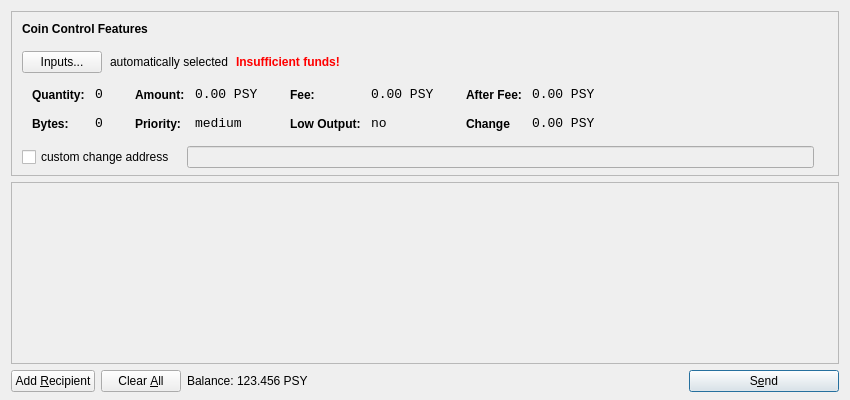
<?xml version="1.0" encoding="UTF-8"?>
<ui version="4.0">
 <class>SendCoinsDialog</class>
 <widget class="QDialog" name="SendCoinsDialog">
  <property name="geometry">
   <rect>
    <x>0</x>
    <y>0</y>
    <width>850</width>
    <height>400</height>
   </rect>
  </property>
  <property name="windowTitle">
   <string>Send Coins</string>
  </property>
  <layout class="QVBoxLayout" name="verticalLayout" stretch="0,1,0">
   <property name="bottomMargin">
    <number>8</number>
   </property>
   <item>
    <widget class="QFrame" name="frameCoinControl">
     <property name="sizePolicy">
      <sizepolicy hsizetype="Expanding" vsizetype="Expanding">
       <horstretch>0</horstretch>
       <verstretch>0</verstretch>
      </sizepolicy>
     </property>
     <property name="maximumSize">
      <size>
       <width>16777215</width>
       <height>16777215</height>
      </size>
     </property>
     <property name="frameShape">
      <enum>QFrame::StyledPanel</enum>
     </property>
     <property name="frameShadow">
      <enum>QFrame::Sunken</enum>
     </property>
     <layout class="QVBoxLayout" name="verticalLayoutCoinControl2">
      <property name="spacing">
       <number>6</number>
      </property>
      <property name="leftMargin">
       <number>0</number>
      </property>
      <property name="topMargin">
       <number>0</number>
      </property>
      <property name="rightMargin">
       <number>0</number>
      </property>
      <property name="bottomMargin">
       <number>6</number>
      </property>
      <item>
       <layout class="QVBoxLayout" name="verticalLayoutCoinControl" stretch="0,0,0,0,1">
        <property name="spacing">
         <number>0</number>
        </property>
        <property name="leftMargin">
         <number>10</number>
        </property>
        <property name="topMargin">
         <number>10</number>
        </property>
        <item>
         <layout class="QHBoxLayout" name="horizontalLayoutCoinControl1">
          <property name="bottomMargin">
           <number>15</number>
          </property>
          <item>
           <widget class="QLabel" name="labelCoinControlFeatures">
            <property name="sizePolicy">
             <sizepolicy hsizetype="Preferred" vsizetype="Maximum">
              <horstretch>0</horstretch>
              <verstretch>0</verstretch>
             </sizepolicy>
            </property>
            <property name="font">
             <font>
              <weight>75</weight>
              <bold>true</bold>
             </font>
            </property>
            <property name="styleSheet">
             <string notr="true">font-weight:bold;</string>
            </property>
            <property name="text">
             <string>Coin Control Features</string>
            </property>
           </widget>
          </item>
         </layout>
        </item>
        <item>
         <layout class="QHBoxLayout" name="horizontalLayoutCoinControl2" stretch="0,0,0,0">
          <property name="spacing">
           <number>8</number>
          </property>
          <property name="bottomMargin">
           <number>10</number>
          </property>
          <item>
           <widget class="QPushButton" name="pushButtonCoinControl">
            <property name="styleSheet">
             <string notr="true"/>
            </property>
            <property name="text">
             <string>Inputs...</string>
            </property>
           </widget>
          </item>
          <item>
           <widget class="QLabel" name="labelCoinControlAutomaticallySelected">
            <property name="text">
             <string>automatically selected</string>
            </property>
            <property name="margin">
             <number>5</number>
            </property>
           </widget>
          </item>
          <item>
           <widget class="QLabel" name="labelCoinControlInsuffFunds">
            <property name="font">
             <font>
              <weight>75</weight>
              <bold>true</bold>
             </font>
            </property>
            <property name="styleSheet">
             <string notr="true">color:red;font-weight:bold;</string>
            </property>
            <property name="text">
             <string>Insufficient funds!</string>
            </property>
            <property name="margin">
             <number>5</number>
            </property>
           </widget>
          </item>
          <item>
           <spacer name="horizontalSpacerCoinControl">
            <property name="orientation">
             <enum>Qt::Horizontal</enum>
            </property>
            <property name="sizeHint" stdset="0">
             <size>
              <width>40</width>
              <height>1</height>
             </size>
            </property>
           </spacer>
          </item>
         </layout>
        </item>
        <item>
         <widget class="QWidget" name="widgetCoinControl" native="true">
          <property name="sizePolicy">
           <sizepolicy hsizetype="Preferred" vsizetype="Preferred">
            <horstretch>0</horstretch>
            <verstretch>0</verstretch>
           </sizepolicy>
          </property>
          <property name="minimumSize">
           <size>
            <width>0</width>
            <height>0</height>
           </size>
          </property>
          <property name="styleSheet">
           <string notr="true"/>
          </property>
          <layout class="QHBoxLayout" name="horizontalLayoutCoinControl5">
           <property name="margin">
            <number>0</number>
           </property>
           <item>
            <layout class="QHBoxLayout" name="horizontalLayoutCoinControl3" stretch="0,0,0,1">
             <property name="spacing">
              <number>20</number>
             </property>
             <property name="topMargin">
              <number>0</number>
             </property>
             <property name="bottomMargin">
              <number>10</number>
             </property>
             <item>
              <layout class="QFormLayout" name="formLayoutCoinControl1">
               <property name="horizontalSpacing">
                <number>10</number>
               </property>
               <property name="verticalSpacing">
                <number>14</number>
               </property>
               <property name="leftMargin">
                <number>10</number>
               </property>
               <property name="topMargin">
                <number>4</number>
               </property>
               <property name="rightMargin">
                <number>6</number>
               </property>
               <item row="0" column="0">
                <widget class="QLabel" name="labelCoinControlQuantityText">
                 <property name="styleSheet">
                  <string notr="true">font-weight:bold;</string>
                 </property>
                 <property name="text">
                  <string>Quantity:</string>
                 </property>
                 <property name="margin">
                  <number>0</number>
                 </property>
                </widget>
               </item>
               <item row="0" column="1">
                <widget class="QLabel" name="labelCoinControlQuantity">
                 <property name="font">
                  <font>
                   <family>Monospace</family>
                   <pointsize>10</pointsize>
                  </font>
                 </property>
                 <property name="cursor">
                  <cursorShape>IBeamCursor</cursorShape>
                 </property>
                 <property name="contextMenuPolicy">
                  <enum>Qt::ActionsContextMenu</enum>
                 </property>
                 <property name="text">
                  <string>0</string>
                 </property>
                 <property name="margin">
                  <number>0</number>
                 </property>
                 <property name="textInteractionFlags">
                  <set>Qt::LinksAccessibleByMouse|Qt::TextSelectableByKeyboard|Qt::TextSelectableByMouse</set>
                 </property>
                </widget>
               </item>
               <item row="1" column="0">
                <widget class="QLabel" name="labelCoinControlBytesText">
                 <property name="styleSheet">
                  <string notr="true">font-weight:bold;</string>
                 </property>
                 <property name="text">
                  <string>Bytes:</string>
                 </property>
                </widget>
               </item>
               <item row="1" column="1">
                <widget class="QLabel" name="labelCoinControlBytes">
                 <property name="font">
                  <font>
                   <family>Monospace</family>
                   <pointsize>10</pointsize>
                  </font>
                 </property>
                 <property name="cursor">
                  <cursorShape>IBeamCursor</cursorShape>
                 </property>
                 <property name="contextMenuPolicy">
                  <enum>Qt::ActionsContextMenu</enum>
                 </property>
                 <property name="text">
                  <string>0</string>
                 </property>
                 <property name="textInteractionFlags">
                  <set>Qt::LinksAccessibleByMouse|Qt::TextSelectableByKeyboard|Qt::TextSelectableByMouse</set>
                 </property>
                </widget>
               </item>
              </layout>
             </item>
             <item>
              <layout class="QFormLayout" name="formLayoutCoinControl2">
               <property name="horizontalSpacing">
                <number>10</number>
               </property>
               <property name="verticalSpacing">
                <number>14</number>
               </property>
               <property name="leftMargin">
                <number>6</number>
               </property>
               <property name="topMargin">
                <number>4</number>
               </property>
               <property name="rightMargin">
                <number>6</number>
               </property>
               <item row="0" column="0">
                <widget class="QLabel" name="labelCoinControlAmountText">
                 <property name="styleSheet">
                  <string notr="true">font-weight:bold;</string>
                 </property>
                 <property name="text">
                  <string>Amount:</string>
                 </property>
                 <property name="margin">
                  <number>0</number>
                 </property>
                </widget>
               </item>
               <item row="0" column="1">
                <widget class="QLabel" name="labelCoinControlAmount">
                 <property name="font">
                  <font>
                   <family>Monospace</family>
                   <pointsize>10</pointsize>
                  </font>
                 </property>
                 <property name="cursor">
                  <cursorShape>IBeamCursor</cursorShape>
                 </property>
                 <property name="contextMenuPolicy">
                  <enum>Qt::ActionsContextMenu</enum>
                 </property>
                 <property name="text">
                  <string>0.00 PSY</string>
                 </property>
                 <property name="textInteractionFlags">
                  <set>Qt::LinksAccessibleByMouse|Qt::TextSelectableByKeyboard|Qt::TextSelectableByMouse</set>
                 </property>
                </widget>
               </item>
               <item row="1" column="0">
                <widget class="QLabel" name="labelCoinControlPriorityText">
                 <property name="styleSheet">
                  <string notr="true">font-weight:bold;</string>
                 </property>
                 <property name="text">
                  <string>Priority:</string>
                 </property>
                </widget>
               </item>
               <item row="1" column="1">
                <widget class="QLabel" name="labelCoinControlPriority">
                 <property name="font">
                  <font>
                   <family>Monospace</family>
                   <pointsize>10</pointsize>
                  </font>
                 </property>
                 <property name="cursor">
                  <cursorShape>IBeamCursor</cursorShape>
                 </property>
                 <property name="contextMenuPolicy">
                  <enum>Qt::ActionsContextMenu</enum>
                 </property>
                 <property name="text">
                  <string>medium</string>
                 </property>
                 <property name="textInteractionFlags">
                  <set>Qt::LinksAccessibleByMouse|Qt::TextSelectableByKeyboard|Qt::TextSelectableByMouse</set>
                 </property>
                </widget>
               </item>
              </layout>
             </item>
             <item>
              <layout class="QFormLayout" name="formLayoutCoinControl3">
               <property name="horizontalSpacing">
                <number>10</number>
               </property>
               <property name="verticalSpacing">
                <number>14</number>
               </property>
               <property name="leftMargin">
                <number>6</number>
               </property>
               <property name="topMargin">
                <number>4</number>
               </property>
               <property name="rightMargin">
                <number>6</number>
               </property>
               <item row="0" column="0">
                <widget class="QLabel" name="labelCoinControlFeeText">
                 <property name="styleSheet">
                  <string notr="true">font-weight:bold;</string>
                 </property>
                 <property name="text">
                  <string>Fee:</string>
                 </property>
                 <property name="margin">
                  <number>0</number>
                 </property>
                </widget>
               </item>
               <item row="0" column="1">
                <widget class="QLabel" name="labelCoinControlFee">
                 <property name="font">
                  <font>
                   <family>Monospace</family>
                   <pointsize>10</pointsize>
                  </font>
                 </property>
                 <property name="cursor">
                  <cursorShape>IBeamCursor</cursorShape>
                 </property>
                 <property name="contextMenuPolicy">
                  <enum>Qt::ActionsContextMenu</enum>
                 </property>
                 <property name="text">
                  <string>0.00 PSY</string>
                 </property>
                 <property name="textInteractionFlags">
                  <set>Qt::LinksAccessibleByMouse|Qt::TextSelectableByKeyboard|Qt::TextSelectableByMouse</set>
                 </property>
                </widget>
               </item>
               <item row="1" column="0">
                <widget class="QLabel" name="labelCoinControlLowOutputText">
                 <property name="styleSheet">
                  <string notr="true">font-weight:bold;</string>
                 </property>
                 <property name="text">
                  <string>Low Output:</string>
                 </property>
                </widget>
               </item>
               <item row="1" column="1">
                <widget class="QLabel" name="labelCoinControlLowOutput">
                 <property name="font">
                  <font>
                   <family>Monospace</family>
                   <pointsize>10</pointsize>
                  </font>
                 </property>
                 <property name="cursor">
                  <cursorShape>IBeamCursor</cursorShape>
                 </property>
                 <property name="contextMenuPolicy">
                  <enum>Qt::ActionsContextMenu</enum>
                 </property>
                 <property name="text">
                  <string>no</string>
                 </property>
                 <property name="textInteractionFlags">
                  <set>Qt::LinksAccessibleByMouse|Qt::TextSelectableByKeyboard|Qt::TextSelectableByMouse</set>
                 </property>
                </widget>
               </item>
              </layout>
             </item>
             <item>
              <layout class="QFormLayout" name="formLayoutCoinControl4">
               <property name="horizontalSpacing">
                <number>10</number>
               </property>
               <property name="verticalSpacing">
                <number>14</number>
               </property>
               <property name="leftMargin">
                <number>6</number>
               </property>
               <property name="topMargin">
                <number>4</number>
               </property>
               <property name="rightMargin">
                <number>6</number>
               </property>
               <item row="0" column="0">
                <widget class="QLabel" name="labelCoinControlAfterFeeText">
                 <property name="styleSheet">
                  <string notr="true">font-weight:bold;</string>
                 </property>
                 <property name="text">
                  <string>After Fee:</string>
                 </property>
                 <property name="margin">
                  <number>0</number>
                 </property>
                </widget>
               </item>
               <item row="0" column="1">
                <widget class="QLabel" name="labelCoinControlAfterFee">
                 <property name="font">
                  <font>
                   <family>Monospace</family>
                   <pointsize>10</pointsize>
                  </font>
                 </property>
                 <property name="cursor">
                  <cursorShape>IBeamCursor</cursorShape>
                 </property>
                 <property name="contextMenuPolicy">
                  <enum>Qt::ActionsContextMenu</enum>
                 </property>
                 <property name="text">
                  <string>0.00 PSY</string>
                 </property>
                 <property name="textInteractionFlags">
                  <set>Qt::LinksAccessibleByMouse|Qt::TextSelectableByKeyboard|Qt::TextSelectableByMouse</set>
                 </property>
                </widget>
               </item>
               <item row="1" column="0">
                <widget class="QLabel" name="labelCoinControlChangeText">
                 <property name="styleSheet">
                  <string notr="true">font-weight:bold;</string>
                 </property>
                 <property name="text">
                  <string>Change</string>
                 </property>
                </widget>
               </item>
               <item row="1" column="1">
                <widget class="QLabel" name="labelCoinControlChange">
                 <property name="font">
                  <font>
                   <family>Monospace</family>
                   <pointsize>10</pointsize>
                  </font>
                 </property>
                 <property name="cursor">
                  <cursorShape>IBeamCursor</cursorShape>
                 </property>
                 <property name="contextMenuPolicy">
                  <enum>Qt::ActionsContextMenu</enum>
                 </property>
                 <property name="text">
                  <string>0.00 PSY</string>
                 </property>
                 <property name="textInteractionFlags">
                  <set>Qt::LinksAccessibleByMouse|Qt::TextSelectableByKeyboard|Qt::TextSelectableByMouse</set>
                 </property>
                </widget>
               </item>
              </layout>
             </item>
            </layout>
           </item>
          </layout>
         </widget>
        </item>
        <item>
         <layout class="QHBoxLayout" name="horizontalLayoutCoinControl4" stretch="0,0,0">
          <property name="spacing">
           <number>12</number>
          </property>
          <property name="sizeConstraint">
           <enum>QLayout::SetDefaultConstraint</enum>
          </property>
          <property name="topMargin">
           <number>5</number>
          </property>
          <property name="rightMargin">
           <number>5</number>
          </property>
          <item>
           <widget class="QCheckBox" name="checkBoxCoinControlChange">
            <property name="text">
             <string>custom change address</string>
            </property>
           </widget>
          </item>
          <item>
           <widget class="QLineEdit" name="lineEditCoinControlChange">
            <property name="enabled">
             <bool>false</bool>
            </property>
            <property name="sizePolicy">
             <sizepolicy hsizetype="Expanding" vsizetype="Fixed">
              <horstretch>0</horstretch>
              <verstretch>0</verstretch>
             </sizepolicy>
            </property>
           </widget>
          </item>
          <item>
           <widget class="QLabel" name="labelCoinControlChangeLabel">
            <property name="sizePolicy">
             <sizepolicy hsizetype="Preferred" vsizetype="Expanding">
              <horstretch>0</horstretch>
              <verstretch>0</verstretch>
             </sizepolicy>
            </property>
            <property name="minimumSize">
             <size>
              <width>0</width>
              <height>0</height>
             </size>
            </property>
            <property name="text">
             <string/>
            </property>
            <property name="margin">
             <number>3</number>
            </property>
           </widget>
          </item>
         </layout>
        </item>
        <item>
         <spacer name="verticalSpacerCoinControl">
          <property name="orientation">
           <enum>Qt::Vertical</enum>
          </property>
          <property name="sizeHint" stdset="0">
           <size>
            <width>800</width>
            <height>1</height>
           </size>
          </property>
         </spacer>
        </item>
       </layout>
      </item>
     </layout>
    </widget>
   </item>
   <item>
    <widget class="QScrollArea" name="scrollArea">
     <property name="widgetResizable">
      <bool>true</bool>
     </property>
     <widget class="QWidget" name="scrollAreaWidgetContents">
      <property name="geometry">
       <rect>
        <x>0</x>
        <y>0</y>
        <width>830</width>
        <height>162</height>
       </rect>
      </property>
      <layout class="QVBoxLayout" name="verticalLayout_2">
       <property name="margin">
        <number>0</number>
       </property>
       <item>
        <layout class="QVBoxLayout" name="entries">
         <property name="spacing">
          <number>6</number>
         </property>
        </layout>
       </item>
       <item>
        <spacer name="verticalSpacer">
         <property name="orientation">
          <enum>Qt::Vertical</enum>
         </property>
         <property name="sizeHint" stdset="0">
          <size>
           <width>20</width>
           <height>40</height>
          </size>
         </property>
        </spacer>
       </item>
      </layout>
     </widget>
    </widget>
   </item>
   <item>
    <layout class="QHBoxLayout" name="horizontalLayout">
     <item>
      <widget class="QPushButton" name="addButton">
       <property name="toolTip">
        <string>Send to multiple recipients at once</string>
       </property>
       <property name="text">
        <string>Add &amp;Recipient</string>
       </property>
       <property name="icon">
        <iconset resource="../bitcoin.qrc">
         <normaloff>:/icons/add</normaloff>:/icons/add</iconset>
       </property>
       <property name="autoDefault">
        <bool>false</bool>
       </property>
      </widget>
     </item>
     <item>
      <widget class="QPushButton" name="clearButton">
       <property name="sizePolicy">
        <sizepolicy hsizetype="Minimum" vsizetype="Fixed">
         <horstretch>0</horstretch>
         <verstretch>0</verstretch>
        </sizepolicy>
       </property>
       <property name="toolTip">
        <string>Remove all transaction fields</string>
       </property>
       <property name="text">
        <string>Clear &amp;All</string>
       </property>
       <property name="icon">
        <iconset resource="../bitcoin.qrc">
         <normaloff>:/icons/remove</normaloff>:/icons/remove</iconset>
       </property>
       <property name="autoRepeatDelay">
        <number>300</number>
       </property>
       <property name="autoDefault">
        <bool>false</bool>
       </property>
      </widget>
     </item>
     <item>
      <layout class="QHBoxLayout" name="horizontalLayout_2">
       <property name="spacing">
        <number>3</number>
       </property>
       <item>
        <widget class="QLabel" name="label">
         <property name="sizePolicy">
          <sizepolicy hsizetype="Preferred" vsizetype="Fixed">
           <horstretch>0</horstretch>
           <verstretch>0</verstretch>
          </sizepolicy>
         </property>
         <property name="text">
          <string>Balance:</string>
         </property>
        </widget>
       </item>
       <item>
        <widget class="QLabel" name="labelBalance">
         <property name="sizePolicy">
          <sizepolicy hsizetype="Preferred" vsizetype="Fixed">
           <horstretch>0</horstretch>
           <verstretch>0</verstretch>
          </sizepolicy>
         </property>
         <property name="cursor">
          <cursorShape>IBeamCursor</cursorShape>
         </property>
         <property name="text">
          <string>123.456 PSY</string>
         </property>
         <property name="textInteractionFlags">
          <set>Qt::LinksAccessibleByMouse|Qt::TextSelectableByKeyboard|Qt::TextSelectableByMouse</set>
         </property>
        </widget>
       </item>
      </layout>
     </item>
     <item>
      <spacer name="horizontalSpacer">
       <property name="orientation">
        <enum>Qt::Horizontal</enum>
       </property>
       <property name="sizeHint" stdset="0">
        <size>
         <width>40</width>
         <height>20</height>
        </size>
       </property>
      </spacer>
     </item>
     <item>
      <widget class="QPushButton" name="sendButton">
       <property name="minimumSize">
        <size>
         <width>150</width>
         <height>0</height>
        </size>
       </property>
       <property name="toolTip">
        <string>Confirm the send action</string>
       </property>
       <property name="text">
        <string>S&amp;end</string>
       </property>
       <property name="icon">
        <iconset resource="../bitcoin.qrc">
         <normaloff>:/icons/send</normaloff>:/icons/send</iconset>
       </property>
       <property name="default">
        <bool>true</bool>
       </property>
      </widget>
     </item>
    </layout>
   </item>
  </layout>
 </widget>
 <resources>
  <include location="../bitcoin.qrc"/>
 </resources>
 <connections/>
</ui>
